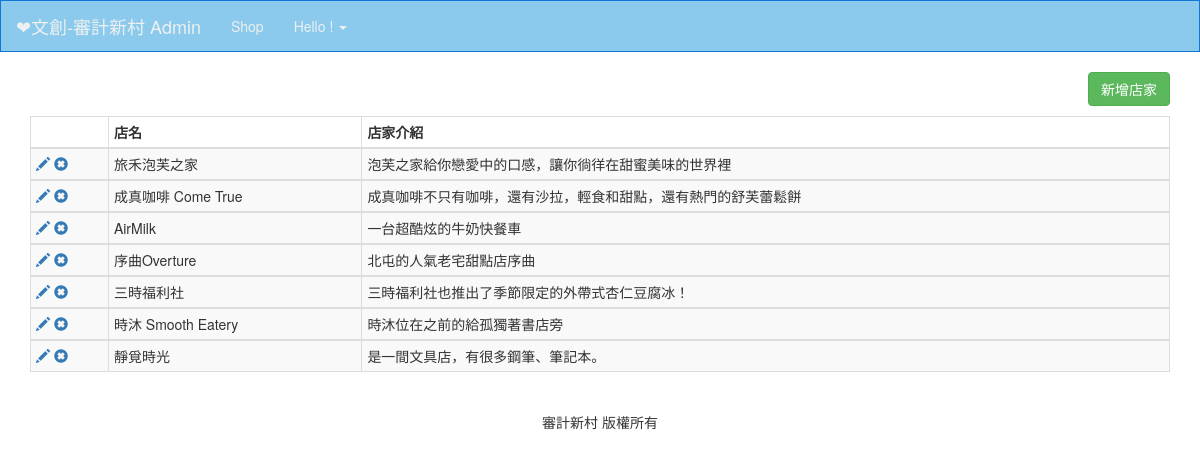
Screenshot of /I_culture_website/admin/shop.php with the database file from the repository.
### tables this page shows
CREATE TABLE `shop` (
  `Shop_ID` int(11) NOT NULL,
  `Kind` varchar(20) NOT NULL,
  `Name` varchar(20) NOT NULL,
  `Introduce` varchar(50) NOT NULL,
  `Image` varchar(20) NOT NULL,
  `URL` varchar(90) NOT NULL,
  `Tel` varchar(15) NOT NULL,
  `Addr` varchar(100) NOT NULL,
  `Deleted` tinyint(4) NOT NULL DEFAULT 0 COMMENT '0(未被排除) 1(已排除)'
);

### I_culture_website/admin/shop.php (the view, shortened to what this page needs)
<?php
	require_once $_SERVER['DOCUMENT_ROOT']."/I_culture_website/core/init.php";
	include BASEURL."/admin/include/head.php";
	include BASEURL."/admin/include/navigation.php";
	if(isset($_GET['edit'])||isset($_GET['add'])){
		if(isset($_GET['edit'])){
			$edit_id = $_GET['edit'];
			$shopQ = $db->query("SELECT * FROM shop WHERE Shop_ID = '{$edit_id}'");
			$preshop_info = mysqli_fetch_assoc($shopQ);
		}
	}else{
		$shopQ = $db->query("SELECT * FROM shop WHERE Deleted = 0");
	}
 ?>
 <?php if(isset($_GET['edit'])||isset($_GET['add'])):
 ?>
	<form action="shop.php?<?php echo (isset($_GET['edit']))?'edit='.$edit_id:'add=1'; ?>" method="post" enctype="multipart/form-data">
		<div class="container">
			<h1 class="text-center"><?php echo (isset($_GET['edit']))?'修改店家':'新增店家'; ?></h1>
			<div class="row">
				<div class="col-md-4">
					<label for="name">店名</label>
					<input class="form-control" type="text" name="name" id="name" value="<?php echo (isset($_GET['edit']))?$preshop_info['Name']:''; ?>">
				</div>
				<div class="col-md-4">
					<label for="intro">店家介紹</label>
					<input class="form-control" type="text" name="intro" id="intro" value="<?php echo (isset($_GET['edit']))?$preshop_info['Introduce']:''; ?>">
				</div>
				<div class="col-md-4">
					<label for="tel">電話</label>
					<input class="form-control" type="text" name="tel" id="tel" value="<?php echo (isset($_GET['edit']))?$preshop_info['Tel']:''; ?>">
				</div>
			</div>
			<div class="row">
				<div class="col-md-4">
					<label for="addr">地址</label>
					<input class="form-control" type="text" name="addr" id="addr" value="<?php echo (isset($_GET['edit']))?$preshop_info['Addr']:''; ?>">
				</div>
				<div class="col-md-4">
					<label for="shop_type">店家種類</label>
					<select class="form-control" name="shop_type" id="shop_type">
						<option value="f" <?php echo (isset($_GET['shop_type'])&&$preshop_info['Kind']=='f')?' selected':''; ?>>美食類</option>
						<option value="c" <?php echo (isset($_GET['shop_type'])&&$preshop_info['Kind']=='c')?' selected':''; ?>>文創類</option>
					</select>
				</div>
				<?php if(!isset($preshop_info)): ?>
					<div class="col-md-4">
						<label for="photo">店家圖片 (僅接受png,jpg,jpeg,gif 8MB以下的圖片)</label>
						<input type="file" name="photo" id="photo" class="form-control" accept=".png,.jpg,.jpeg,.gif" >
					</div>
				<?php else: ?>
					<div class="col-md-4 mt10">
						<div class="text-center" style="width: 100%;">
							<img src="<?php echo $preshop_info['URL']; ?>" alt="" class="img-responsive">
							<a href="shop.php?delete_img=<?php echo $edit_id ?>&delete_img_URL=<?php echo $preshop_info['URL']; ?>"  class="btn btn-danger mt10">刪除圖片</a>
						</div>
					</div>
				<?php endif; ?>
			</div>
			<div class="row mt10">
				<a href="shop.php" class="btn btn-warning">取消</a>
				<input class="btn btn-primary" type="submit" value="新增/修改">
			</div>
		</div>
	</form>
 <?php else: ?>
	<div class="container">
		<a href="shop.php?add=1" class="btn btn-success pull-right">新增店家</a>
		<div class="clearfix"></div>
	 	<table class="table table-bordered table-condensed table-striped mt10">
	 		<thead>
	 			<th></th>
	 			<th>店名</th>
	 			<th>店家介紹</th>
	 		</thead>
	 		<?php while($shop = mysqli_fetch_assoc($shopQ)): ?>
		 		<tbody>
		 			<tr>
		 				<td>
		 					<a href="shop.php?edit=<?php echo $shop['Shop_ID'] ?>"><span class="glyphicon glyphicon-pencil"></span></a>
		 					<a href="shop.php?delete=<?php echo $shop['Shop_ID'] ?>" onclick="return confirm('確定要刪除嗎?')"><span class="glyphicon glyphicon-remove-sign"></span></a>
		 				</td>
		 				<td><?php echo $shop['Name'] ?></td>
		 				<td><?php echo $shop['Introduce'] ?></td>
		 			</tr>
		 		</tbody>
	 		<?php endwhile; ?>
	 	</table>
	</div>
 <?php endif; ?>
 <?php
 	include BASEURL."/admin/include/footer.php";
  ?>

### I_culture_website/admin/include/head.php (shortened to what this page needs)
<!DOCTYPE html>
<html lang="en">
  <head>
    <link rel="stylesheet" href="https://maxcdn.bootstrapcdn.com/bootstrap/3.3.7/css/bootstrap.min.css">
    <link rel="stylesheet" href="https://use.fontawesome.com/releases/v5.7.2/css/all.css">
    <link rel="stylesheet" href="../css/main.css">
  </head>
  <body>

### I_culture_website/admin/include/navigation.php (shortened to what this page needs)
<nav class="navbar navbar-default wow">
  <div class="container-fluid">
    <div class="navbar-header">
      <a class="navbar-brand" href="index.php">❤文創-審計新村 Admin</a>
    </div>
    <div class="collapse navbar-collapse" id="bs-example-navbar-collapse-1">
      <ul class="nav navbar-nav navbar-left">
        <li><a href="shop.php">Shop</a></li>
        <li class="dropdown'">
          <a href="#" class="dropdown-toggle" data-toggle="dropdown">Hello <?= $user_data['username'] ?> ! <span class="caret"></span></a>
        </li>
      </ul>
    </div>
  </div>
</nav>

### I_culture_website/admin/include/footer.php (shortened to what this page needs)
 </body>
 <br>
<div class="footer text-center">
    審計新村 版權所有
</div>
</html>

### I_culture_website/css/main.css (style rules this page uses)
body { background-repeat: no-repeat; background-attachment: fixed; background-position: center center; -webkit-background-size: cover; background-size: cover; }
.wow { border-radius: 0; }
.mt10 { margin-top: 10px; }
.navbar-default { background-color: #8bcaec; border-color: #1077d8; }
.navbar-default .navbar-brand { color: #ecf0f1; }
.navbar-default .navbar-nav > li > a { color: #ecf0f1; }
.navbar-default .navbar-collapse, .navbar-default .navbar-form { border-color: #ecf0f1; }

### rows the page displays
shop: Name "旅禾泡芙之家", Introduce "泡芙之家給你戀愛中的口感，讓你徜徉在甜蜜美味的世界裡"
shop: Name "成真咖啡 Come True", Introduce "成真咖啡不只有咖啡，還有沙拉，輕食和甜點，還有熱門的舒芙蕾鬆餅"
shop: Name "AirMilk", Introduce "一台超酷炫的牛奶快餐車"
shop: Name "序曲Overture", Introduce "北屯的人氣老宅甜點店序曲"
shop: Name "三時福利社", Introduce "三時福利社也推出了季節限定的外帶式杏仁豆腐冰！"
shop: Name "時沐 Smooth Eatery", Introduce "時沐位在之前的給孤獨著書店旁"
shop: Name "靜覓時光", Introduce "是一間文具店，有很多鋼筆、筆記本。"
